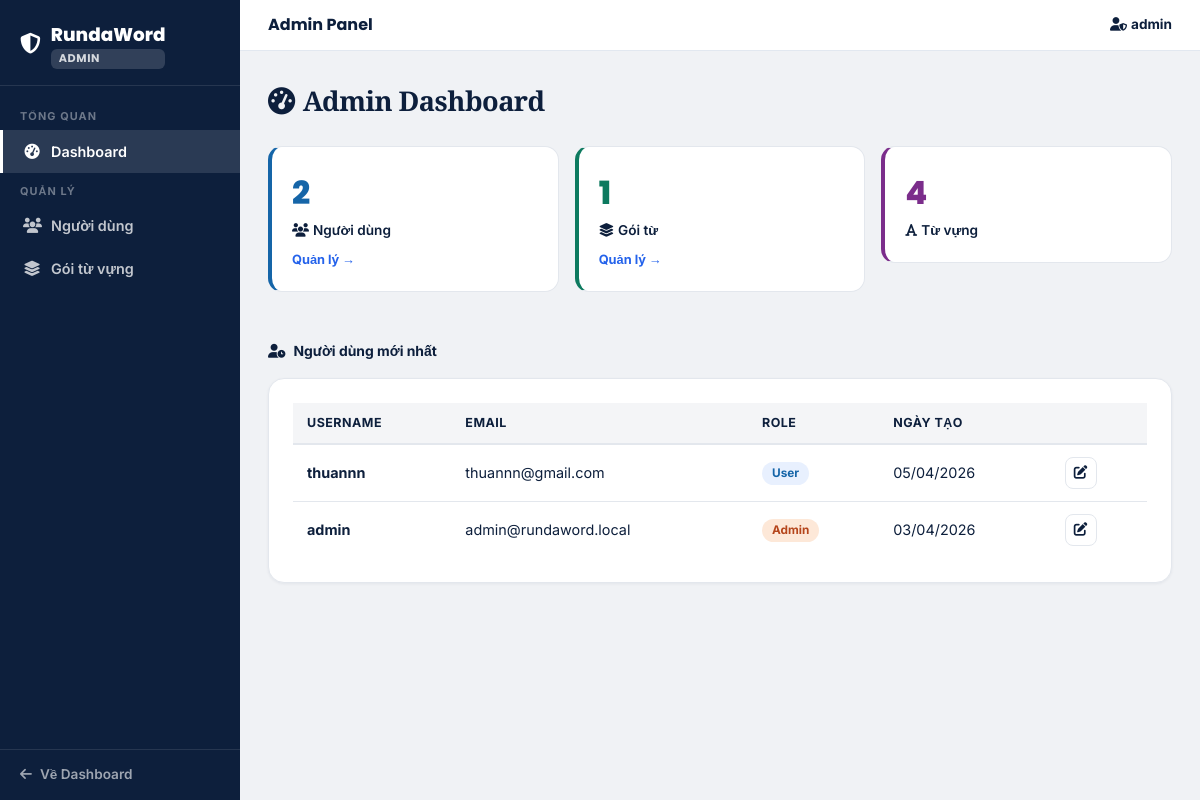
Page /admin (signed in) on the earlier database version.
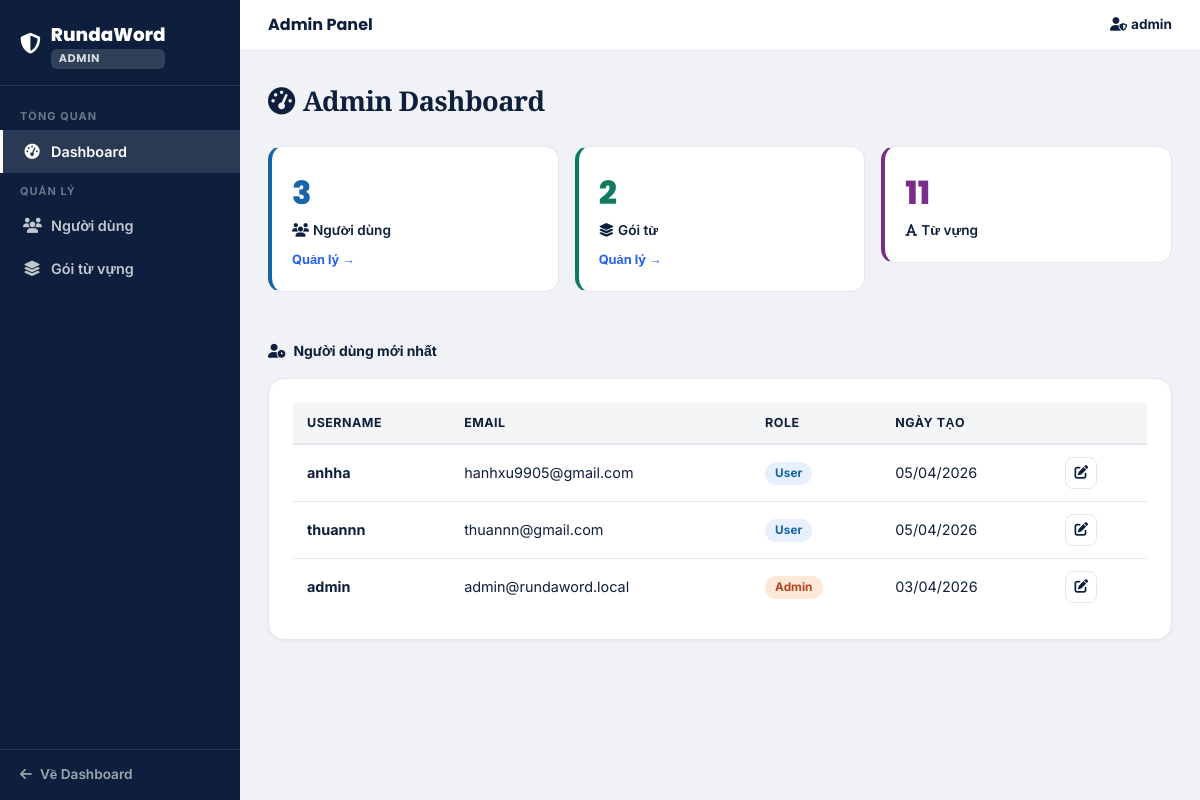
Same page on the later database version.
### main.py (models this page shows, shortened)
class User(UserMixin, db.Model):
    __tablename__ = 'users'
    id            = db.Column(db.Integer, primary_key=True)
    username      = db.Column(db.String(50),  unique=True, nullable=False)
    name          = db.Column(db.String(100))
    email         = db.Column(db.String(120), unique=True, nullable=False)
    password_hash = db.Column(db.String(255), nullable=False)
    role          = db.Column(db.Integer, default=ROLE_USER, nullable=False)  # 0=user, 1=admin
    created_at    = db.Column(db.DateTime, default=datetime.utcnow)
    packages = db.relationship(
        'VocabPackage', backref='user', lazy=True, cascade='all, delete-orphan',
        foreign_keys='VocabPackage.user_id'
    )
    saved_packages = db.relationship(
        'VocabPackage', secondary=user_saved_packages,
        backref=db.backref('saved_by', lazy='dynamic'), lazy='dynamic'
    )

### main.py (the view)
@app.route('/admin')
@admin_required
def admin_dashboard():
    total_users    = User.query.count()
    total_packages = VocabPackage.query.count()
    total_words    = Vocabulary.query.count()
    recent_users   = User.query.order_by(User.created_at.desc()).limit(5).all()
    return render_template(
        'admin/dashboard.html',
        total_users=total_users,
        total_packages=total_packages,
        total_words=total_words,
        recent_users=recent_users
    )

### main.py (called while the page is built)
def admin_required(f):
    @wraps(f)
    def decorated(*args, **kwargs):
        if not current_user.is_authenticated or current_user.role != ROLE_ADMIN:
            abort(403)
        return f(*args, **kwargs)
    return decorated

@login_manager.user_loader
def load_user(user_id):
    return User.query.get(int(user_id))

### templates/admin/dashboard.html (shortened to what this page needs)
{% extends "admin/base_admin.html" %}
{% block content %}
<div class="page-title mb-4">
    <i class="fas fa-tachometer-alt me-2"></i>Admin Dashboard
</div>
<div class="row g-3 mb-5">
    <div class="col-6 col-md-4">
        <div class="admin-stat-card" style="border-left:4px solid #1565a8;">
            <div class="admin-stat-num" style="color:#1565a8;">{{ total_users }}</div>
            <div class="admin-stat-lbl"><i class="fas fa-users me-1"></i>Người dùng</div>
            <a href="{{ url_for('admin_users') }}" class="admin-stat-link">Quản lý →</a>
        </div>
    </div>
    <div class="col-6 col-md-4">
        <div class="admin-stat-card" style="border-left:4px solid #0d7a5f;">
            <div class="admin-stat-num" style="color:#0d7a5f;">{{ total_packages }}</div>
            <div class="admin-stat-lbl"><i class="fas fa-layer-group me-1"></i>Gói từ</div>
            <a href="{{ url_for('admin_packages') }}" class="admin-stat-link">Quản lý →</a>
        </div>
    </div>
    <div class="col-6 col-md-4">
        <div class="admin-stat-card" style="border-left:4px solid #7b2d8b;">
            <div class="admin-stat-num" style="color:#7b2d8b;">{{ total_words }}</div>
            <div class="admin-stat-lbl"><i class="fas fa-font me-1"></i>Từ vựng</div>
        </div>
    </div>
</div>
<div class="section-header mb-3"><i class="fas fa-user-clock me-2"></i>Người dùng mới nhất</div>
<div class="rw-card">
    <table class="admin-table">
        <thead>
            <tr>
                <th>Username</th>
                <th>Email</th>
                <th>Role</th>
                <th>Ngày tạo</th>
                <th></th>
            </tr>
        </thead>
        <tbody>
            {% for user in recent_users %}
            <tr>
                <td><strong>{{ user.username }}</strong></td>
                <td>{{ user.email }}</td>
                <td>
                    {% if user.role == 1 %}
                    <span class="admin-badge admin-badge-admin">Admin</span>
                    {% else %}
                    <span class="admin-badge admin-badge-user">User</span>
                    {% endif %}
                </td>
                <td>{{ user.created_at.strftime('%d/%m/%Y') }}</td>
                <td>
                    <a href="{{ url_for('admin_edit_user', user_id=user.id) }}" class="admin-action-btn">
                        <i class="fas fa-edit"></i>
                    </a>
                </td>
            </tr>
            {% endfor %}
        </tbody>
    </table>
</div>
{% endblock %}

### templates/admin/base_admin.html (shortened to what this page needs)
<!DOCTYPE html>
<html lang="vi">
<head>
    <link href="https://cdn.jsdelivr.net/npm/bootstrap@5.3.0/dist/css/bootstrap.min.css" rel="stylesheet">
    <link href="https://cdnjs.cloudflare.com/ajax/libs/font-awesome/6.4.0/css/all.min.css" rel="stylesheet">
    <link href="{{ url_for('static', filename='css/main.css') }}" rel="stylesheet">
</head>
<body>
<div class="admin-shell">
    <aside class="admin-sidebar">
        <div class="admin-sidebar-brand">
            <a href="{{ url_for('admin_dashboard') }}">
                <i class="fas fa-shield-alt" style="font-size:1.3rem;"></i>
                <div>
                    RundaWord
                    <div class="admin-badge-label">ADMIN</div>
                </div>
            </a>
        </div>
        <nav class="admin-nav">
            <div class="admin-nav-section">Tổng quan</div>
            <a href="{{ url_for('admin_dashboard') }}"
               class="{{ 'active' if request.endpoint == 'admin_dashboard' else '' }}">
                <i class="fas fa-tachometer-alt"></i> Dashboard
            </a>
            <div class="admin-nav-section">Quản lý</div>
            <a href="{{ url_for('admin_users') }}"
               class="{{ 'active' if request.endpoint in ['admin_users', 'admin_create_user', 'admin_edit_user', 'admin_delete_user'] else '' }}">
                <i class="fas fa-users"></i> Người dùng
            </a>
            <a href="{{ url_for('admin_packages') }}"
               class="{{ 'active' if request.endpoint in ['admin_packages', 'admin_toggle_public', 'admin_delete_package'] else '' }}">
                <i class="fas fa-layer-group"></i> Gói từ vựng
            </a>
        </nav>
        <div class="admin-sidebar-footer">
            <a href="{{ url_for('dashboard') }}">
                <i class="fas fa-arrow-left"></i> Về Dashboard
            </a>
        </div>
    </aside>
    <div class="admin-main">
        <div class="admin-topbar">
            <div class="admin-topbar-title">{% block topbar_title %}Admin Panel{% endblock %}</div>
            <div class="admin-topbar-user">
                <i class="fas fa-user-shield me-1"></i>{{ current_user.username }}
            </div>
        </div>
        <div class="admin-content">
            {% block content %}{% endblock %}
        </div>
    </div>
</div>
</body>
</html>

Differences in the rows shown:
added User: username "anhha", email "hanhxu9905@gmail.com", role "User", created_at "05/04/2026"
Other differences:
{{ total_users }}: "2" → "3"
{{ total_packages }}: "1" → "2"
{{ total_words }}: "4" → "11"
